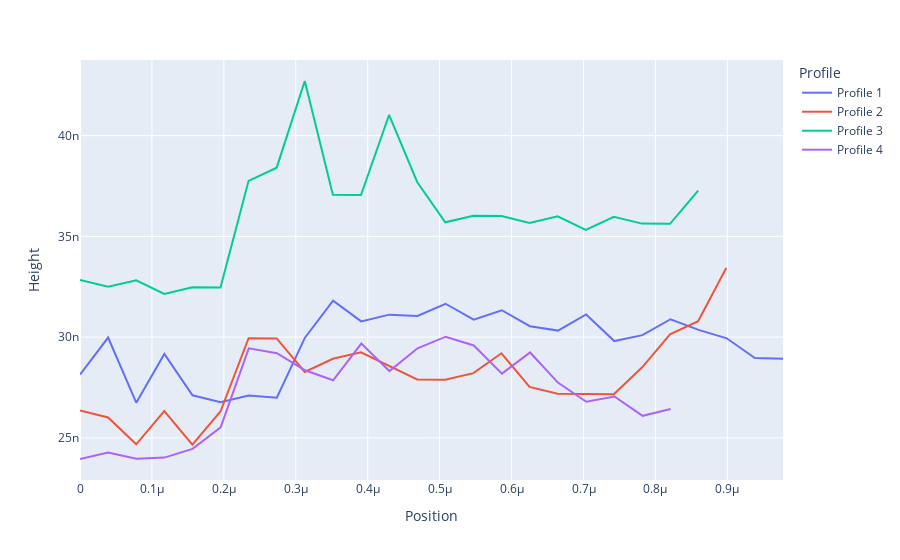
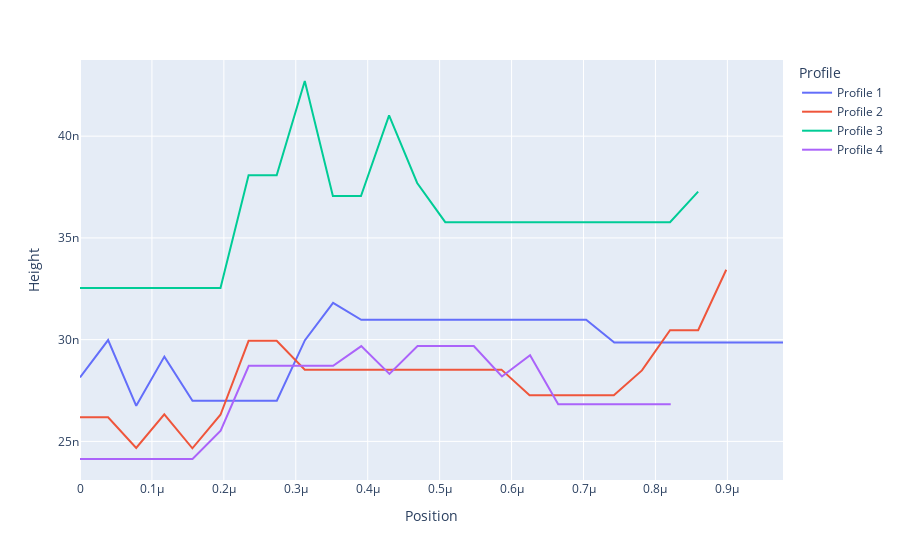

The cell these charts' notebook holds for them, in order:
### Code cell
data4 = afm.import_data(r"C:\Users\poeda\OneDrive\Documents\Luo Group\AFM Images\CrsBr MTJ Project\CrSBr MTJ #3 crsbr height")
fig4, df4 = afm.plotly_graph(data4)
fig4.show()

avg_data4 = afm.threshold_averaging(data4, 0.1e-8)
avg_fig4, avg_df4 = afm.plotly_graph(avg_data4)
avg_fig4.show()

### Figure 1 — Plotly figure (JSON) as saved in the notebook; plotly's stock layout.template omitted (floating-point values rounded to 4 significant figures)
{"data": [{"hovertemplate": "Profile=Profile 1<br>Position=%{x}<br>Height=%{y}<extra></extra>", "legendgroup": "Profile 1", "line": {"color": "#636efa", "dash": "solid"}, "marker": {"symbol": "circle"}, "mode": "lines", "name": "Profile 1", "orientation": "v", "showlegend": true, "type": "scatter", "x": [0.0, 3.909e-08, 7.819e-08, 1.173e-07, 1.564e-07, 1.955e-07, 2.346e-07, 2.737e-07, 3.127e-07, 3.518e-07, 3.909e-07, 4.3e-07, 4.691e-07, 5.082e-07, 5.473e-07, 5.864e-07, 6.255e-07, 6.646e-07, 7.037e-07, 7.428e-07, 7.819e-07, 8.21e-07, 8.601e-07, 8.992e-07, 9.382e-07, 9.773e-07], "xaxis": "x", "y": [2.814e-08, 2.998e-08, 2.675e-08, 2.917e-08, 2.711e-08, 2.677e-08, 2.71e-08, 2.7e-08, 2.997e-08, 3.181e-08, 3.078e-08, 3.112e-08, 3.105e-08, 3.166e-08, 3.087e-08, 3.133e-08, 3.054e-08, 3.032e-08, 3.112e-08, 2.98e-08, 3.01e-08, 3.089e-08, 3.036e-08, 2.994e-08, 2.897e-08, 2.893e-08], "yaxis": "y"}, {"hovertemplate": "Profile=Profile 2<br>Position=%{x}<br>Height=%{y}<extra></extra>", "legendgroup": "Profile 2", "line": {"color": "#EF553B", "dash": "solid"}, "marker": {"symbol": "circle"}, "mode": "lines", "name": "Profile 2", "orientation": "v", "showlegend": true, "type": "scatter", "x": [0.0, 3.906e-08, 7.813e-08, 1.172e-07, 1.563e-07, 1.953e-07, 2.344e-07, 2.734e-07, 3.125e-07, 3.516e-07, 3.906e-07, 4.297e-07, 4.688e-07, 5.078e-07, 5.469e-07, 5.859e-07, 6.25e-07, 6.641e-07, 7.031e-07, 7.422e-07, 7.813e-07, 8.203e-07, 8.594e-07, 8.984e-07, NaN, NaN], "xaxis": "x", "y": [2.636e-08, 2.601e-08, 2.468e-08, 2.633e-08, 2.466e-08, 2.631e-08, 2.995e-08, 2.994e-08, 2.827e-08, 2.892e-08, 2.925e-08, 2.857e-08, 2.79e-08, 2.789e-08, 2.821e-08, 2.92e-08, 2.753e-08, 2.719e-08, 2.718e-08, 2.717e-08, 2.849e-08, 3.014e-08, 3.079e-08, 3.343e-08, NaN, NaN], "yaxis": "y"}, {"hovertemplate": "Profile=Profile 3<br>Position=%{x}<br>Height=%{y}<extra></extra>", "legendgroup": "Profile 3", "line": {"color": "#00cc96", "dash": "solid"}, "marker": {"symbol": "circle"}, "mode": "lines", "name": "Profile 3", "orientation": "v", "showlegend": true, "type": "scatter", "x": [0.0, 3.906e-08, 7.813e-08, 1.172e-07, 1.563e-07, 1.953e-07, 2.344e-07, 2.734e-07, 3.125e-07, 3.516e-07, 3.906e-07, 4.297e-07, 4.688e-07, 5.078e-07, 5.469e-07, 5.859e-07, 6.25e-07, 6.641e-07, 7.031e-07, 7.422e-07, 7.813e-07, 8.203e-07, 8.594e-07, NaN, NaN, NaN], "xaxis": "x", "y": [3.284e-08, 3.25e-08, 3.282e-08, 3.215e-08, 3.247e-08, 3.246e-08, 3.776e-08, 3.841e-08, 4.271e-08, 3.706e-08, 3.706e-08, 4.103e-08, 3.77e-08, 3.57e-08, 3.602e-08, 3.601e-08, 3.567e-08, 3.599e-08, 3.532e-08, 3.597e-08, 3.563e-08, 3.562e-08, 3.727e-08, NaN, NaN, NaN], "yaxis": "y"}, {"hovertemplate": "Profile=Profile 4<br>Position=%{x}<br>Height=%{y}<extra></extra>", "legendgroup": "Profile 4", "line": {"color": "#ab63fa", "dash": "solid"}, "marker": {"symbol": "circle"}, "mode": "lines", "name": "Profile 4", "orientation": "v", "showlegend": true, "type": "scatter", "x": [0.0, 3.911e-08, 7.821e-08, 1.173e-07, 1.564e-07, 1.955e-07, 2.346e-07, 2.737e-07, 3.129e-07, 3.52e-07, 3.911e-07, 4.302e-07, 4.693e-07, 5.084e-07, 5.475e-07, 5.866e-07, 6.257e-07, 6.648e-07, 7.039e-07, 7.43e-07, 7.821e-07, 8.212e-07, NaN, NaN, NaN, NaN], "xaxis": "x", "y": [2.395e-08, 2.427e-08, 2.397e-08, 2.402e-08, 2.446e-08, 2.552e-08, 2.945e-08, 2.92e-08, 2.836e-08, 2.786e-08, 2.968e-08, 2.832e-08, 2.944e-08, 3.002e-08, 2.959e-08, 2.819e-08, 2.924e-08, 2.773e-08, 2.679e-08, 2.705e-08, 2.61e-08, 2.643e-08, NaN, NaN, NaN, NaN], "yaxis": "y"}], "layout": {"legend": {"title": {"text": "Profile"}, "tracegroupgap": 0}, "margin": {"t": 60}, "xaxis": {"anchor": "y", "domain": [0, 1], "title": {"text": "Position"}}, "yaxis": {"anchor": "x", "domain": [0, 1], "title": {"text": "Height"}}}}

### Figure 2 — Plotly figure (JSON) as saved in the notebook; plotly's stock layout.template omitted (floating-point values rounded to 4 significant figures)
{"data": [{"hovertemplate": "Profile=Profile 1<br>Position=%{x}<br>Height=%{y}<extra></extra>", "legendgroup": "Profile 1", "line": {"color": "#636efa", "dash": "solid"}, "marker": {"symbol": "circle"}, "mode": "lines", "name": "Profile 1", "orientation": "v", "showlegend": true, "type": "scatter", "x": [0.0, 3.909e-08, 7.819e-08, 1.173e-07, 1.564e-07, 1.955e-07, 2.346e-07, 2.737e-07, 3.127e-07, 3.518e-07, 3.909e-07, 4.3e-07, 4.691e-07, 5.082e-07, 5.473e-07, 5.864e-07, 6.255e-07, 6.646e-07, 7.037e-07, 7.428e-07, 7.819e-07, 8.21e-07, 8.601e-07, 8.992e-07, 9.382e-07, 9.773e-07], "xaxis": "x", "y": [2.814e-08, 2.998e-08, 2.675e-08, 2.917e-08, 2.7e-08, 2.7e-08, 2.7e-08, 2.7e-08, 2.997e-08, 3.181e-08, 3.098e-08, 3.098e-08, 3.098e-08, 3.098e-08, 3.098e-08, 3.098e-08, 3.098e-08, 3.098e-08, 3.098e-08, 2.986e-08, 2.986e-08, 2.986e-08, 2.986e-08, 2.986e-08, 2.986e-08, 2.986e-08], "yaxis": "y"}, {"hovertemplate": "Profile=Profile 2<br>Position=%{x}<br>Height=%{y}<extra></extra>", "legendgroup": "Profile 2", "line": {"color": "#EF553B", "dash": "solid"}, "marker": {"symbol": "circle"}, "mode": "lines", "name": "Profile 2", "orientation": "v", "showlegend": true, "type": "scatter", "x": [0.0, 3.906e-08, 7.813e-08, 1.172e-07, 1.563e-07, 1.953e-07, 2.344e-07, 2.734e-07, 3.125e-07, 3.516e-07, 3.906e-07, 4.297e-07, 4.688e-07, 5.078e-07, 5.469e-07, 5.859e-07, 6.25e-07, 6.641e-07, 7.031e-07, 7.422e-07, 7.813e-07, 8.203e-07, 8.594e-07, 8.984e-07, NaN, NaN], "xaxis": "x", "y": [2.619e-08, 2.619e-08, 2.468e-08, 2.633e-08, 2.466e-08, 2.631e-08, 2.994e-08, 2.994e-08, 2.853e-08, 2.853e-08, 2.853e-08, 2.853e-08, 2.853e-08, 2.853e-08, 2.853e-08, 2.853e-08, 2.727e-08, 2.727e-08, 2.727e-08, 2.727e-08, 2.849e-08, 3.046e-08, 3.046e-08, 3.343e-08, NaN, NaN], "yaxis": "y"}, {"hovertemplate": "Profile=Profile 3<br>Position=%{x}<br>Height=%{y}<extra></extra>", "legendgroup": "Profile 3", "line": {"color": "#00cc96", "dash": "solid"}, "marker": {"symbol": "circle"}, "mode": "lines", "name": "Profile 3", "orientation": "v", "showlegend": true, "type": "scatter", "x": [0.0, 3.906e-08, 7.813e-08, 1.172e-07, 1.563e-07, 1.953e-07, 2.344e-07, 2.734e-07, 3.125e-07, 3.516e-07, 3.906e-07, 4.297e-07, 4.688e-07, 5.078e-07, 5.469e-07, 5.859e-07, 6.25e-07, 6.641e-07, 7.031e-07, 7.422e-07, 7.813e-07, 8.203e-07, 8.594e-07, NaN, NaN, NaN], "xaxis": "x", "y": [3.254e-08, 3.254e-08, 3.254e-08, 3.254e-08, 3.254e-08, 3.254e-08, 3.808e-08, 3.808e-08, 4.271e-08, 3.706e-08, 3.706e-08, 4.103e-08, 3.77e-08, 3.577e-08, 3.577e-08, 3.577e-08, 3.577e-08, 3.577e-08, 3.577e-08, 3.577e-08, 3.577e-08, 3.577e-08, 3.727e-08, NaN, NaN, NaN], "yaxis": "y"}, {"hovertemplate": "Profile=Profile 4<br>Position=%{x}<br>Height=%{y}<extra></extra>", "legendgroup": "Profile 4", "line": {"color": "#ab63fa", "dash": "solid"}, "marker": {"symbol": "circle"}, "mode": "lines", "name": "Profile 4", "orientation": "v", "showlegend": true, "type": "scatter", "x": [0.0, 3.911e-08, 7.821e-08, 1.173e-07, 1.564e-07, 1.955e-07, 2.346e-07, 2.737e-07, 3.129e-07, 3.52e-07, 3.911e-07, 4.302e-07, 4.693e-07, 5.084e-07, 5.475e-07, 5.866e-07, 6.257e-07, 6.648e-07, 7.039e-07, 7.43e-07, 7.821e-07, 8.212e-07, NaN, NaN, NaN, NaN], "xaxis": "x", "y": [2.413e-08, 2.413e-08, 2.413e-08, 2.413e-08, 2.413e-08, 2.552e-08, 2.871e-08, 2.871e-08, 2.871e-08, 2.871e-08, 2.968e-08, 2.832e-08, 2.968e-08, 2.968e-08, 2.968e-08, 2.819e-08, 2.924e-08, 2.682e-08, 2.682e-08, 2.682e-08, 2.682e-08, 2.682e-08, NaN, NaN, NaN, NaN], "yaxis": "y"}], "layout": {"legend": {"title": {"text": "Profile"}, "tracegroupgap": 0}, "margin": {"t": 60}, "xaxis": {"anchor": "y", "domain": [0, 1], "title": {"text": "Position"}}, "yaxis": {"anchor": "x", "domain": [0, 1], "title": {"text": "Height"}}}}
